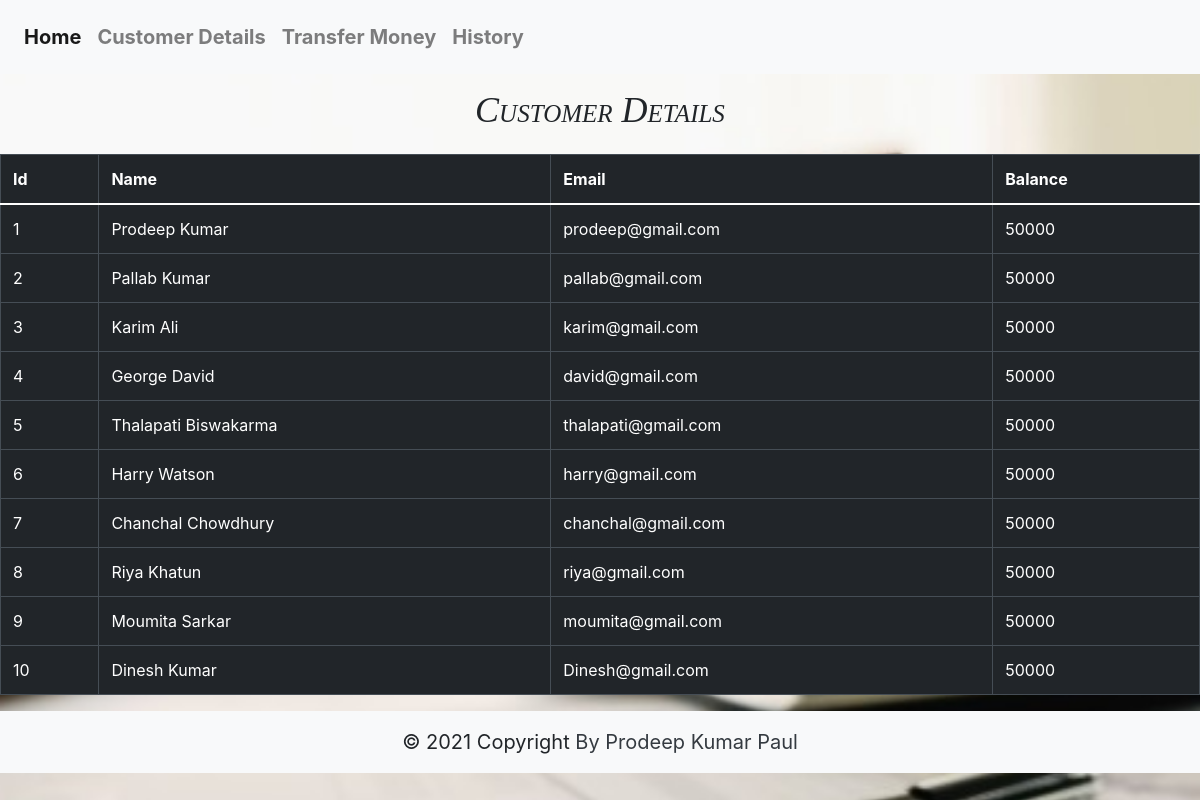
/customer.php, run on the app's committed database.
### tables this page shows
CREATE TABLE `customers` (
  `id` int(4) NOT NULL,
  `name` varchar(255) NOT NULL,
  `email` varchar(255) NOT NULL,
  `balance` int(11) NOT NULL DEFAULT 50000
);

### customer.php (the view, shortened to what this page needs)
<!DOCTYPE html>
<html lang="en" dir="ltr">
  <head>
    <link href="https://cdn.jsdelivr.net/npm/bootstrap@5.0.0-beta1/dist/css/bootstrap.min.css" rel="stylesheet">
    <link rel="stylesheet" href ="style.css">
  <link rel="stylesheet" href="https://maxcdn.bootstrapcdn.com/bootstrap/4.5.2/css/bootstrap.min.css">
  <link rel="stylesheet" href="path/to/font-awesome/css/font-awesome.min.css">
  <link rel="stylesheet" href="https://cdnjs.cloudflare.com/ajax/libs/font-awesome/4.7.0/css/font-awesome.min.css">
  </head>
  <body id="home">
    <nav class="navbar navbar-expand-lg navbar-light bg-light">
  <div class="collapse navbar-collapse" id="navbarSupportedContent">
    <ul class="navbar-nav mr-auto">
      <li class="nav-item active">
        <a class="nav-link" href="index.php"><b>Home</b> <span class="sr-only">(current)</span></a>
      </li>
      <li class="nav-item">
        <a class="nav-link" href="customer.php"><b>Customer Details</b></a>
      </li>
      <li class="nav-item">
        <a class="nav-link" href="transfer.php"><b>Transfer Money</b></a>
      </li>
      <li class="nav-item">
        <a class="nav-link" href="history.php"><b>History</b></a>
      </li>
    </ul>
  </div>
</nav>
		<h1 class="fw-normal head" style="text-align:center;font: italic small-caps bold 36px/2 cursive;">Customer Details</h1>
    <table class="table table-hover table-dark table-bordered">
      <thead>
        <tr>
          <th scope="col">Id</th>
          <th scope="col">Name</th>
          <th scope="col">Email</th>
          <th scope="col">Balance</th>
        </tr>
      </thead>
      <tbody>
        <?php
            include 'configuration.php';
            $take = "select * from customers";
            $qry = mysqli_query($connection, $take);
            while($rw= mysqli_fetch_assoc($qry))
            {
        ?>
        <tr>
           <td><?php echo $rw['id'] ?></td>
           <td><?php echo $rw['name']?></td>
           <td><?php echo $rw['email']?></td>
           <td><?php echo $rw['balance']?></td>
        </tr>
        <?php
           }
          ?>
      </tbody>
    </table>
 </body>
  <footer class="bg-light text-center text-lg-start">
  <div class="text-center p-3">
    © 2021 Copyright
    <a class="text-dark" href="index.php">By Prodeep Kumar Paul</a>
  </div>
</footer>
</html>

### style.css (style rules this page uses)
footer { width: 100%; left: 0; text-align: center; font-size: 20px; padding-top: 0; padding-bottom: 0; margin-top: 0; margin-bottom: 0; bottom: 0; }
body { background-image: url(bank_image.jpg); background-repeat: no-repeat; background-position: top; background-size: 1600px 1100px; }
.navbar { overflow: hidden; background-color: #333; position: fixed; top: 0; width: 100%; }
.navbar a { float: left; display: block; color: #f2f2f2; text-align: center; padding: 14px 16px; text-decoration: none; }
.nav-item { font-size: 20px; }

### data on the page
customers: id "1", name "Prodeep Kumar", email "prodeep@gmail.com", balance "50000"
customers: id "2", name "Pallab Kumar", email "pallab@gmail.com", balance "50000"
customers: id "3", name "Karim Ali", email "karim@gmail.com", balance "50000"
customers: id "4", name "George David", email "david@gmail.com", balance "50000"
customers: id "5", name "Thalapati Biswakarma", email "thalapati@gmail.com", balance "50000"
customers: id "6", name "Harry Watson", email "harry@gmail.com", balance "50000"
customers: id "7", name "Chanchal Chowdhury", email "chanchal@gmail.com", balance "50000"
customers: id "8", name "Riya Khatun", email "riya@gmail.com", balance "50000"
customers: id "9", name "Moumita Sarkar", email "moumita@gmail.com", balance "50000"
customers: id "10", name "Dinesh Kumar", email "Dinesh@gmail.com", balance "50000"
